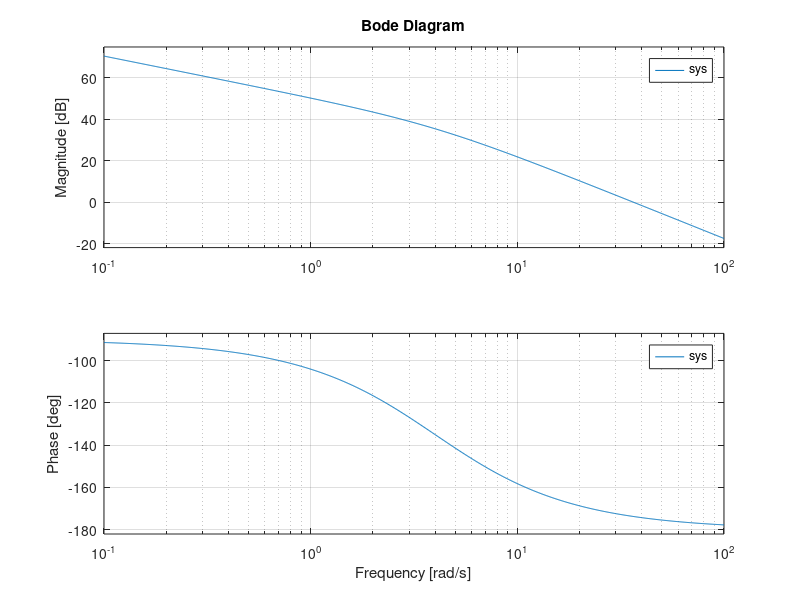
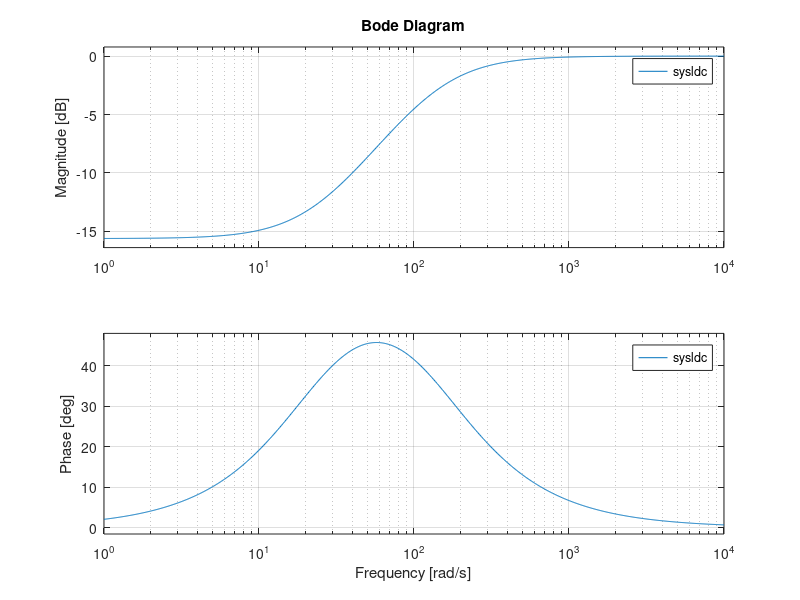
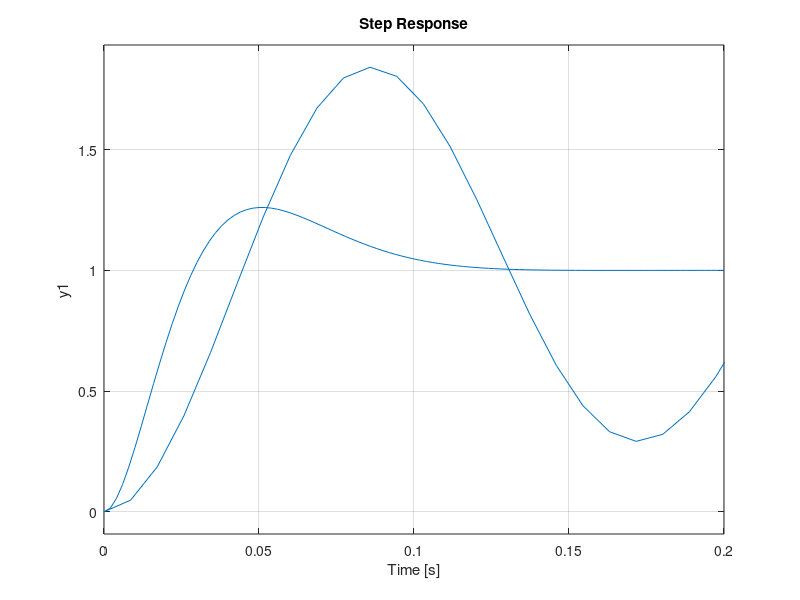

Recreate these plots in MATLAB, in order.
%Lead Compensator Design
%plot the forward path Bode plot
num=1334;den=[1 4 0];
sys=tf(num,den);
figure(1)
bode(sys)
grid on
%plot the Lead Compensator Bode plot
lambda=6.0348;tau1=0.0071;
numldc=[lambda*tau1 1];denldc=lambda*[tau1 1];
sysldc=tf(numldc,denldc);
figure(2)
bode(sysldc)
grid on
%plot the uncompenstaed closed loop step response 
% versus the compensated closed loop step response
numol=1334;denol=[1 4 1334];
sysol=tf(numol,denol);
figure(3)
step(sysol)
hold on
numcl=1334*lambda*numldc;
dencl=conv(denldc,[1 4 0]);
syscl=tf(numcl,[0 0 numcl]+dencl);
step(syscl)
grid on
